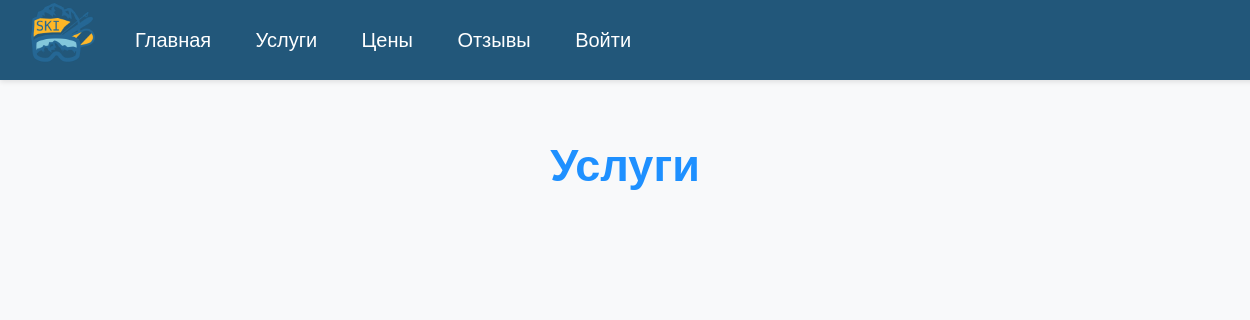
/services/, run on an earlier commit of the app's database.
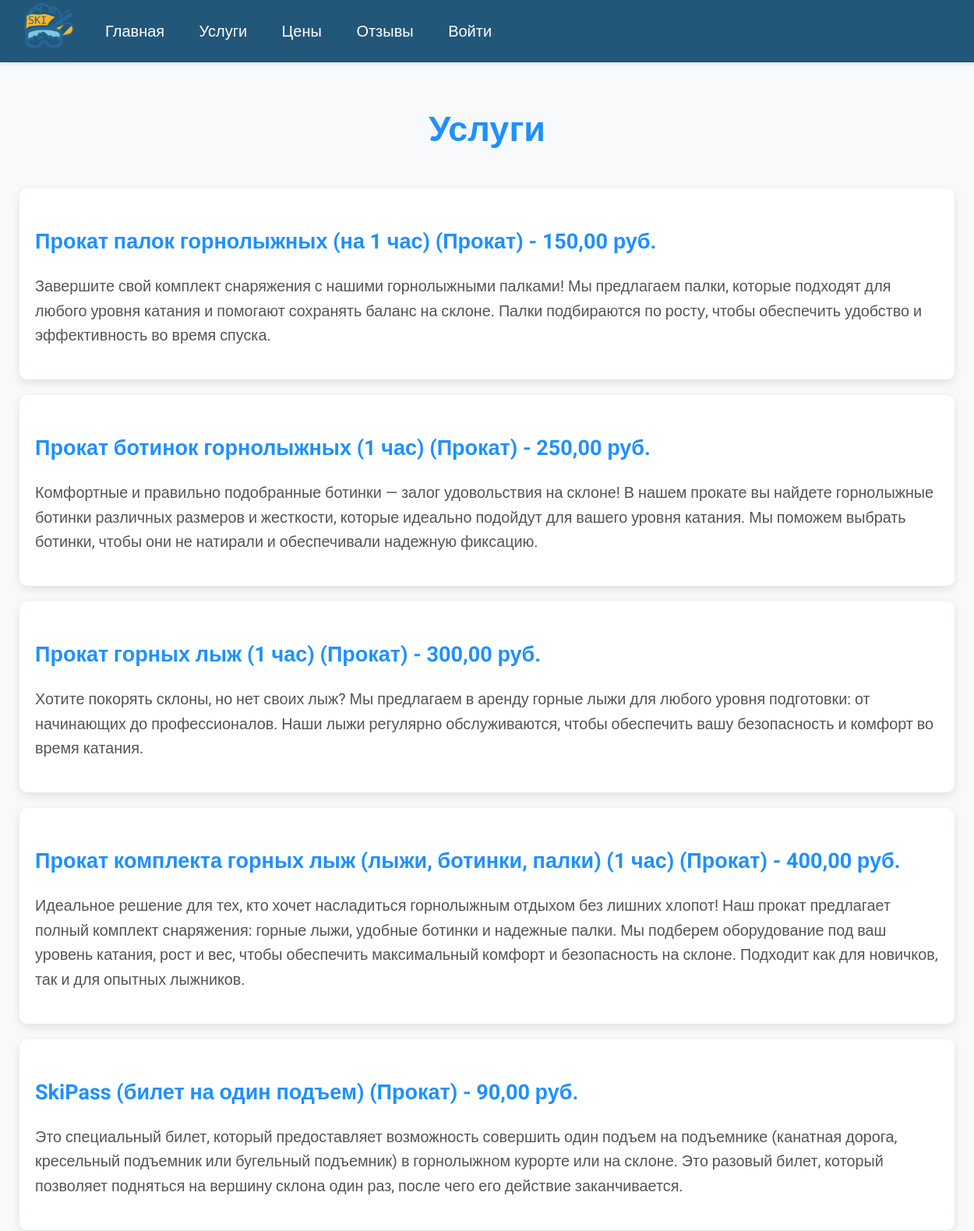
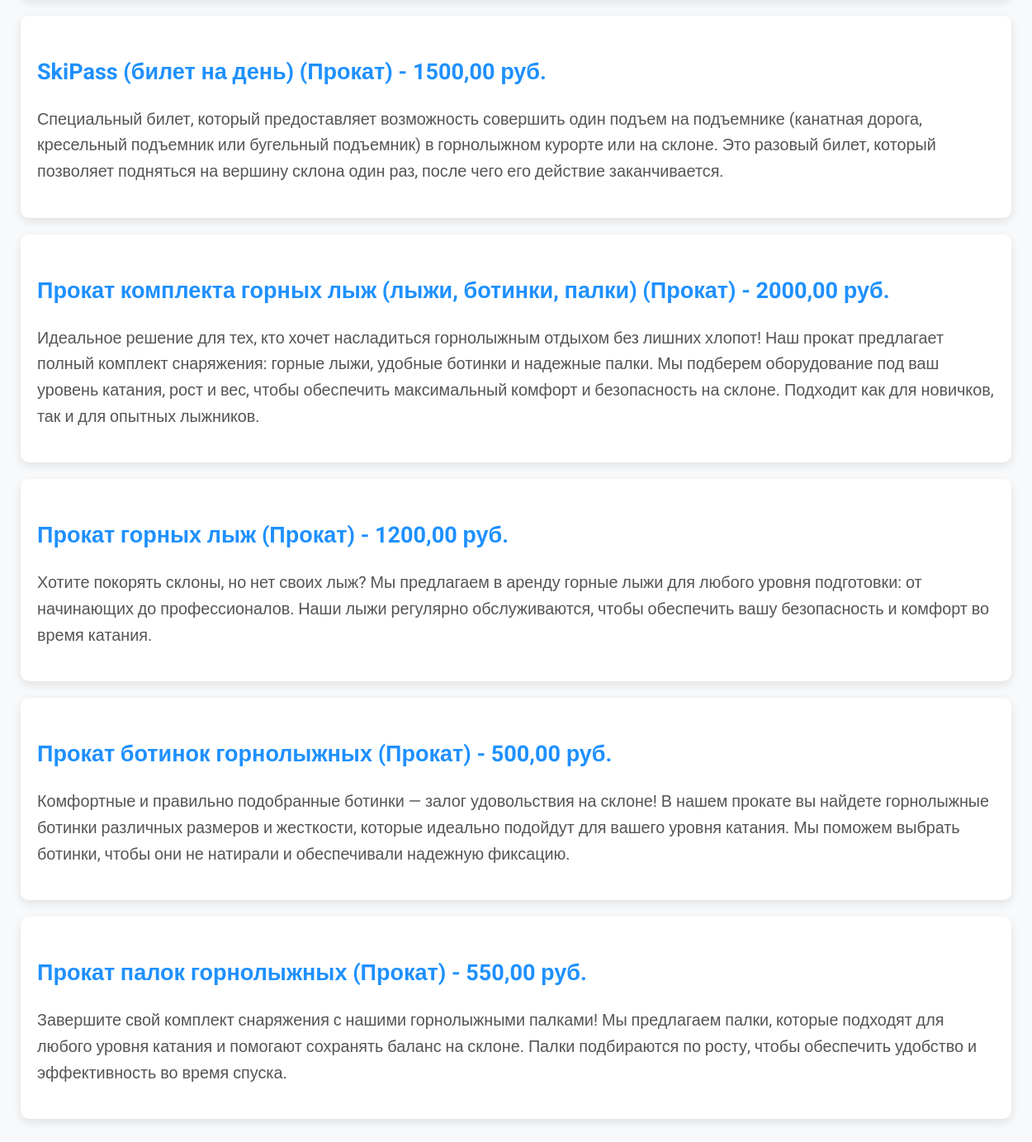
And on a later commit of the database (2 pictures, top to bottom).
### core/models.py (models this page shows, shortened)
class Service(models.Model):
    SERVICE_TYPES = (
        ('rental', 'Прокат'),
        ('parking', 'Стоянка'),
    )
    name = models.CharField(max_length=100, verbose_name="Название")
    type = models.CharField(max_length=20, choices=SERVICE_TYPES, verbose_name="Тип")
    price = models.DecimalField(
        max_digits=10,
        decimal_places=2,
        validators=[MinValueValidator(0)],
        verbose_name="Цена"
    )
    description = models.TextField(verbose_name="Описание")
    class Meta:
        verbose_name = "Услуга"
        verbose_name_plural = "Услуги"

### core/views.py (the view)
# urls.py: path('services/', views.ServicesView.as_view(), name='services'),
class ServicesView(View):
    def get(self, request):
        services = Service.objects.all()
        bookings = Booking.objects.filter(user=request.user) if request.user.is_authenticated else None
        return render(request, 'services.html', {'services': services, 'bookings': bookings})

### core/templates/services.html (shortened to what this page needs)
{% extends 'base.html' %}
{% block content %}
<div class="container">
    <h1>Услуги</h1>
    <ul>
        {% for service in services %}
            <li>
                <h3>{{ service.name }} ({{ service.get_type_display }}) - {{ service.price }} руб.</h3>
                <p>{{ service.description }}</p>
            </li>
        {% endfor %}
    </ul>
</div>
{% endblock %}

### core/templates/base.html (shortened to what this page needs)
<!DOCTYPE html>
{% load static %}
<html lang="ru">
<head>
    <link rel="stylesheet" href="{% static 'css/style.css' %}">
</head>
<body>
<header>
    <nav class="navbar">
        <a href="{% url 'home' %}" class="logo-link">
            <img src="{% static 'image/logo1.png' %}" alt="Логотип курорта" class="logo">
        </a>
        <div class="nav-links">
            <a href="{% url 'home' %}">Главная</a>
            <a href="{% url 'services' %}">Услуги</a>
            <a href="{% url 'pricing' %}">Цены</a>
            <a href="{% url 'review_list' %}">Отзывы</a>
            {% if user.is_authenticated %}
                {% if user.is_staff %}
                    <a href="{% url 'bookings_admin' %}">Бронирования</a>
                {% endif %}
                {% if user.is_superuser %}
                    <a href="/admin/" class="admin-link">Администрирование</a>
                {% endif %}
                {% if not user.is_staff %}
                    <a href="{% url 'profile' %}">Профиль</a>
                {% endif %}
                <a href="{% url 'logout' %}">Выйти</a>
            {% else %}
                <a href="{% url 'login' %}">Войти</a>
            {% endif %}
        </div>
    </nav>
</header>
<main>
    {% block content %}{% endblock %}
</main>
</body>
</html>

### core/static/css/style.css (style rules this page uses)
body { font-family: 'Roboto', sans-serif; margin: 0; padding: 0; background-color: #22577a; color: #333; font-size: 18px; }
.navbar { background-color: #22577a; color: #fff; padding: 10px 20px; display: flex; align-items: center; position: fixed; top: 0; left: 0; width: 100%; justify-content: flex-start; box-shadow: 0px 2px 5px rgba(0, 0, 0, 0.1); z-index: 1000; height: 60px; }
.navbar .logo-link { margin-right: 20px; }
.navbar .logo { width: 80px; height: auto; }
.nav-links a { color: #fff; text-decoration: none; padding: 10px 15px; margin-right: 10px; font-weight: 500; font-size: 20px; transition: all 0.3s ease; position: relative; }
.nav-links a::after { content: ''; position: absolute; left: 0; bottom: 0; width: 100%; height: 2px; background-color: #FFD700; transform: scaleX(0); transform-origin: bottom right; transition: transform 0.3s ease; }

### core/templates/services.html (style rules this page uses)
body { font-family: 'Roboto', sans-serif; margin: 0; padding: 0; background-color: #f8f9fa; color: #343a40; line-height: 1.6; }
.container { width: 100%; max-width: 1200px; margin: 0 auto; padding: 20px; margin-top: 80px; }
h1 { color: #1e90ff; text-align: center; margin-bottom: 40px; font-size: 2.5em; font-weight: 700; }
ul { list-style-type: none; padding: 0; margin: 0; }
li { background-color: #fff; padding: 20px; margin-bottom: 20px; border-radius: 10px; box-shadow: 0 4px 12px rgba(0, 0, 0, 0.1); transition: transform 0.3s ease, box-shadow 0.3s ease; }
li h3 { color: #1e90ff; font-size: 1.5em; margin-bottom: 10px; font-weight: 700; }
li p { color: #555; font-size: 1.1em; margin-bottom: 20px; }

What changed in the data, as far as the page shows it:
added Service: name "Прокат палок горнолыжных (на 1 час)", type "Прокат", price "150,00", description "Завершите свой комплект снаряжения с нашими горнолыжными палками! Мы предлагаем палки, которые подходят для любого уровня катания и помогают сохранять баланс на склоне. Палки подбираются по росту, чтобы обеспечить удобство и эффективность во время спуска."
added Service: name "Прокат ботинок горнолыжных (1 час)", type "Прокат", price "250,00", description "Комфортные и правильно подобранные ботинки — залог удовольствия на склоне! В нашем прокате вы найдете горнолыжные ботинки различных размеров и жесткости, которые идеально подойдут для вашего уровня катания. Мы поможем выбрать ботинки, чтобы они не натирали и обеспечивали надежную фиксацию."
added Service: name "Прокат горных лыж (1 час)", type "Прокат", price "300,00", description "Хотите покорять склоны, но нет своих лыж? Мы предлагаем в аренду горные лыжи для любого уровня подготовки: от начинающих до профессионалов. Наши лыжи регулярно обслуживаются, чтобы обеспечить вашу безопасность и комфорт во время катания."
added Service: name "Прокат комплекта горных лыж (лыжи, ботинки, палки) (1 час)", type "Прокат", price "400,00", description "Идеальное решение для тех, кто хочет насладиться горнолыжным отдыхом без лишних хлопот! Наш прокат предлагает полный комплект снаряжения: горные лыжи, удобные ботинки и надежные палки. Мы подберем оборудование под ваш уровень катания, рост и вес, чтобы обеспечить максимальный комфорт и безопасность на склоне. Подходит как для новичков, так и для опытных лыжников."
added Service: name "SkiPass (билет на один подъем)", type "Прокат", price "90,00", description "Это специальный билет, который предоставляет возможность совершить один подъем на подъемнике (канатная дорога, кресельный подъемник или бугельный подъемник) в горнолыжном курорте или на склоне. Это разовый билет, который позволяет подняться на вершину склона один раз, после чего его действие заканчивается."
added Service: name "SkiPass (билет на день)", type "Прокат", price "1500,00", description "Специальный билет, который предоставляет возможность совершить один подъем на подъемнике (канатная дорога, кресельный подъемник или бугельный подъемник) в горнолыжном курорте или на склоне. Это разовый билет, который позволяет подняться на вершину склона один раз, после чего его действие заканчивается."
added Service: name "Прокат комплекта горных лыж (лыжи, ботинки, палки)", type "Прокат", price "2000,00", description "Идеальное решение для тех, кто хочет насладиться горнолыжным отдыхом без лишних хлопот! Наш прокат предлагает полный комплект снаряжения: горные лыжи, удобные ботинки и надежные палки. Мы подберем оборудование под ваш уровень катания, рост и вес, чтобы обеспечить максимальный комфорт и безопасность на склоне. Подходит как для новичков, так и для опытных лыжников."
added Service: name "Прокат горных лыж", type "Прокат", price "1200,00", description "Хотите покорять склоны, но нет своих лыж? Мы предлагаем в аренду горные лыжи для любого уровня подготовки: от начинающих до профессионалов. Наши лыжи регулярно обслуживаются, чтобы обеспечить вашу безопасность и комфорт во время катания."
added Service: name "Прокат ботинок горнолыжных", type "Прокат", price "500,00", description "Комфортные и правильно подобранные ботинки — залог удовольствия на склоне! В нашем прокате вы найдете горнолыжные ботинки различных размеров и жесткости, которые идеально подойдут для вашего уровня катания. Мы поможем выбрать ботинки, чтобы они не натирали и обеспечивали надежную фиксацию."
added Service: name "Прокат палок горнолыжных", type "Прокат", price "550,00", description "Завершите свой комплект снаряжения с нашими горнолыжными палками! Мы предлагаем палки, которые подходят для любого уровня катания и помогают сохранять баланс на склоне. Палки подбираются по росту, чтобы обеспечить удобство и эффективность во время спуска."
